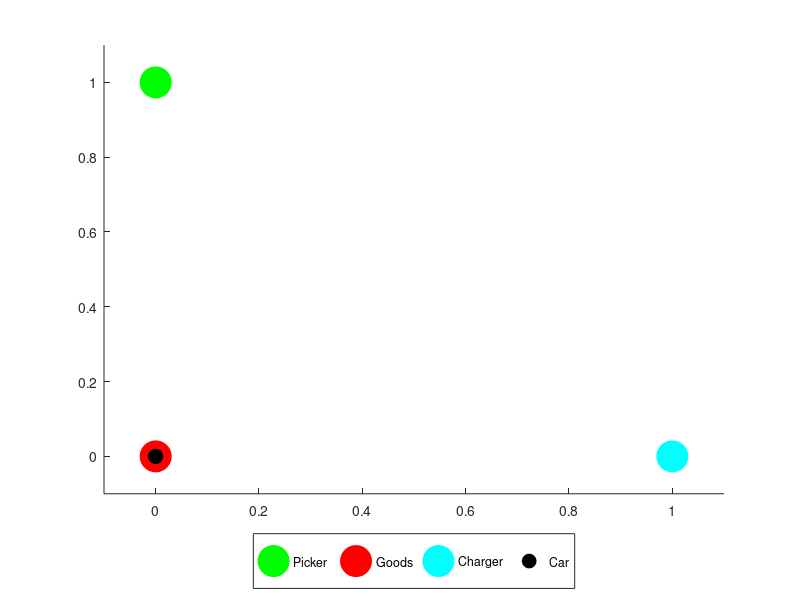

This figure's MATLAB source:
clc, clear all, close all;

hold on;
axis([-0.1, 1.1, -0.1, 1.1])

pick = scatter(0, 1, 500, 'g', 'MarkerFaceColor', 'g');
goods = scatter(0, 0, 500, 'r', 'MarkerFaceColor', 'r');
charge = scatter(1, 0, 500, 'c', 'MarkerFaceColor', 'c');
car1 = scatter(0, 0, 100, 'k', 'MarkerFaceColor', 'k');
car2 = scatter(0, 0, 100, 'k', 'MarkerFaceColor', 'k');
car3 = scatter(0, 0, 100, 'k', 'MarkerFaceColor', 'k');
car4 = scatter(0, 0, 100, 'k', 'MarkerFaceColor', 'k');
car5 = scatter(0, 0, 100, 'k', 'MarkerFaceColor', 'k');

steps = csvread('animation_steps.csv');
legend('Picker', 'Goods', 'Charger', 'Car', 'Location', 'southoutside', 'Orientation', 'horizontal')

for i = 1:size(steps, 1)
    message = text(0.8, 1, ['Time step: ', num2str(i)]);
    message2 = text(0.8, 0.95, 'Processing Car: 1'); 
    if (get(car1, 'XData') ~= steps(i, 1))
        set(car1, 'XData', 0.5)
        drawnow
        pause(0.2)
        set(car1, 'XData', steps(i, 1), 'YData', steps(i, 2))
    elseif (get(car1, 'YData') ~= (steps(i, 2)))
        set(car1, 'YData', 0.5)
        drawnow
        pause(0.2)
        set(car1, 'XData', steps(i, 1), 'YData', steps(i, 2))
    end
    drawnow
    pause(0.1)
    delete(message2)
    
    message2 = text(0.8, 0.95, 'Processing Car: 2'); 
    if (get(car2, 'XData') ~= steps(i, 3))
        set(car2, 'XData', 0.5)
        drawnow
        pause(0.2)
        set(car2, 'XData', steps(i, 3), 'YData', steps(i, 4))
    elseif (get(car2, 'YData') ~= (steps(i, 4)))
        set(car2, 'YData', 0.5)
        drawnow
        pause(0.2)
        set(car2, 'XData', steps(i, 3), 'YData', steps(i, 4))
    end
    drawnow
    pause(0.1)
    delete(message2)
    
    message2 = text(0.8, 0.95, 'Processing Car: 3'); 
    if (get(car3, 'XData') ~= steps(i, 5))
        set(car3, 'XData', 0.5)
        drawnow
        pause(0.2)
        set(car3, 'XData', steps(i, 5), 'YData', steps(i, 6))
    elseif (get(car3, 'YData') ~= (steps(i, 6)))
        set(car3, 'YData', 0.5)
        drawnow
        pause(0.2)
        set(car3, 'XData', steps(i, 5), 'YData', steps(i, 6))
    end
    drawnow
    pause(0.1)
    delete(message2)
    
    message2 = text(0.8, 0.95, 'Processing Car: 4'); 
    if (get(car4, 'XData') ~= steps(i, 7))
        set(car4, 'XData', 0.5)
        drawnow
        pause(0.2)
        set(car4, 'XData', steps(i, 7), 'YData', steps(i, 8))
    elseif (get(car3, 'YData') ~= (steps(i, 8)))
        set(car4, 'YData', 0.5)
        drawnow
        pause(0.2)
        set(car3, 'XData', steps(i, 7), 'YData', steps(i, 8))
    end
    drawnow
    pause(0.1)
    delete(message2)
    
    message2 = text(0.8, 0.95, 'Processing Car: 5'); 
    if (get(car5, 'XData') ~= steps(i, 9))
        set(car5, 'XData', 0.5)
        drawnow
        pause(0.2)
        set(car5, 'XData', steps(i, 9), 'YData', steps(i, 10))
    elseif (get(car5, 'YData') ~= (steps(i, 10)))
        set(car5, 'YData', 0.5)
        drawnow
        pause(0.2)
        set(car5, 'XData', steps(i, 9), 'YData', steps(i, 10))
    end
    drawnow
    pause(0.1)
    delete(message2)
    
    pause(0.4)
    delete(message)
end






